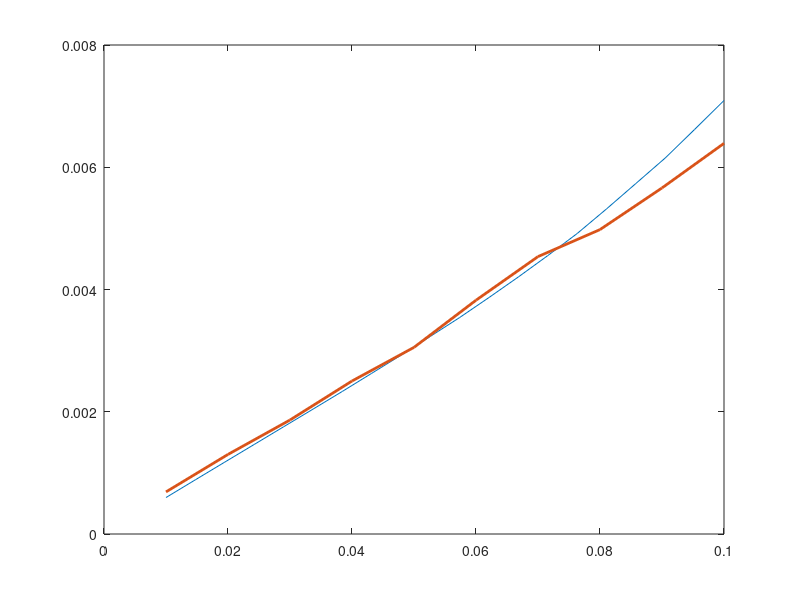

MATLAB code for this plot: (Note: this script raises an error after producing the figure.)
clc;clear;close all;
FONTSIZE = 20;
title_ = 'spatial00 simulation math comparison';
load('tempdataa01_speed_wavespeed.mat');
x = 0.01:0.01:0.1;
y = [0.00068883645, 0.0013020339999999999, 0.0018649895, 0.0025028950000000006, 0.003053346, 0.0038245974999999996, 0.004538289999999999, 0.0049802, 0.005661388, 0.0063907734999999995];
plot(SPEED_x,wavespeed_y,x,y,"LineWidth",2);
fontsize(gcf,FONTSIZE,"points");
xlabel("Dispersion",'FontSize',FONTSIZE);
ylabel("Wave speed",'FontSize',FONTSIZE);
legend("math model","simulation model","Location","northwest");
set(gcf,'OuterPosition',[27 101 576 642]);
set(gca,'Position',[0.18 0.231751824817518 0.63 0.618406902006191]);
exportgraphics(gcf,[title_ '.png'],'Resolution',600);